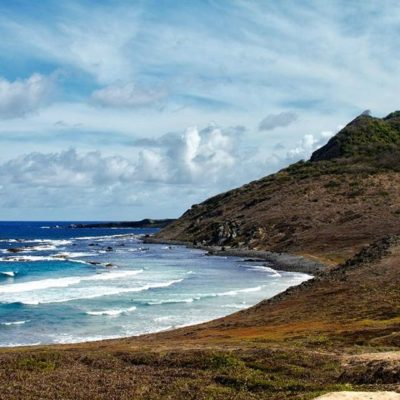
#> input picture aula10-08 Seam_carving/paisagem.jpg, 400 x 400 px
$ jupyter execute --allow-errors seam_carving.ipynb   (older library calls are emulated)
#> lines starting #> are read from the running program, lines starting #| are printed output that depends on the picture
[cell 1]
import cv2
import numpy as np
import matplotlib.pyplot as plt
# from sklearn.metrics import mean_squared_error
# from mpl_toolkits import mplot3d

### Lendo a imagem

[cell 2]
imagem = cv2.imread('paisagem.jpg', 0)
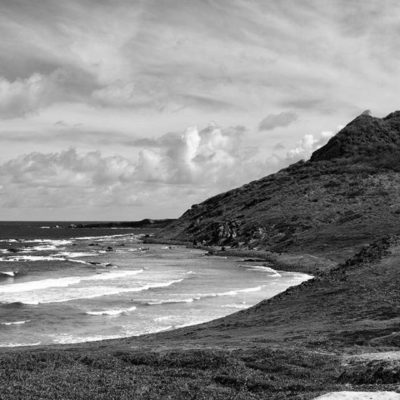
#> imagem: shape (400, 400); min 0, max 255, mean 137.1
plt.imshow(imagem, 'gray');
plt.show()

[cell 3]
meio = imagem.shape[0], imagem.shape[1]
#> meio = (400, 400)
meio
#> Out = (400, 400)

[cell 4]
2//2

[cell 5]
def rotate(image, angle):
    # grab the dimensions of the image and then determine the
    # center
    altura = image.shape[0]
    largura = image.shape[1]

    x_center = int(largura/2)
    y_center = int(altura/2)


    # grab the rotation matrix (applying the negative of the
    # angle to rotate clockwise), then grab the sine and cosine
    # (i.e., the rotation components of the matrix)
    M = cv2.getRotationMatrix2D((x_center, y_center), angle, 1.0)
    cos = np.abs(M[0, 0])
    sin = np.abs(M[0, 1])

    # compute the new bounding dimensions of the image
    nW = int((altura * sin) + (largura * cos))
    nH = int((altura * cos) + (largura * sin))

    # adjust the rotation matrix to take into account translation
    M[0, 2] += (nW / 2) - x_center
    M[1, 2] += (nH / 2) - y_center

    # perform the actual rotation and return the image
    return cv2.warpAffine(image, M, (nW, nH))

[cell 6]
new_i = imagem[:,:-100]
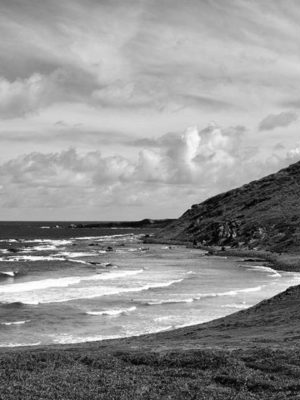
#> new_i: shape (400, 300); min 0, max 255, mean 146.8
neew = rotate(new_i, 90)
#> in rotate, `return cv2.warpAffine(image, M, (nW, nH))`:
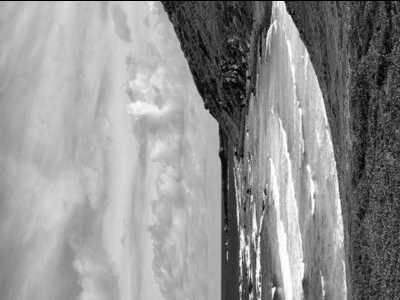
#> returned value: shape (300, 400); min 0, max 255, mean 146.3
plt.imshow(rotate(neew, 0), 'gray');

### Pegar a matriz de energia

[cell 7]
def get_mat_energy(im):

    ddepth = cv2.CV_32F
    x = cv2.Sobel(im, ddepth, 1, 0)
    y = cv2.Sobel(im, ddepth, 0, 1)
    x_abs = cv2.convertScaleAbs(x)
    y_abs = cv2.convertScaleAbs(y)
    mat_energy = cv2.addWeighted(x_abs, 0.5, y_abs, 0.5, 0)

    return mat_energy

plt.imshow(get_mat_energy(imagem), 'gray');
#> in get_mat_energy, `x = cv2.Sobel(im, ddepth, 1, 0)`:
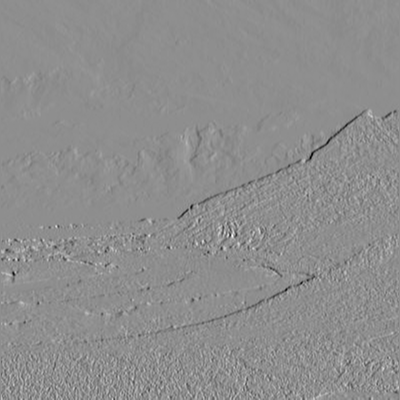
#> x: shape (400, 400) float32; min -681, max 540, mean -0.8; drawn with min black and max white
#> in get_mat_energy, `y = cv2.Sobel(im, ddepth, 0, 1)`:
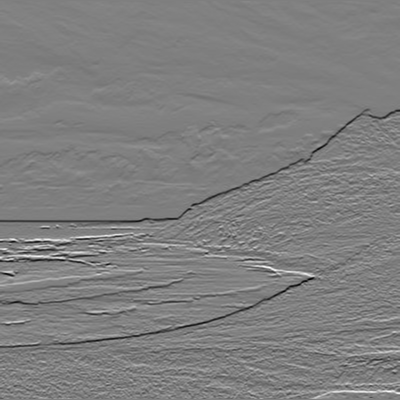
#> y: shape (400, 400) float32; min -789, max 788, mean -1.2; drawn with min black and max white
#> in get_mat_energy, `x_abs = cv2.convertScaleAbs(x)`:
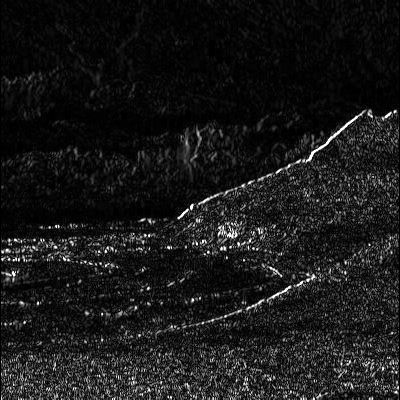
#> x_abs: shape (400, 400); min 0, max 255, mean 25.1
#> in get_mat_energy, `y_abs = cv2.convertScaleAbs(y)`:
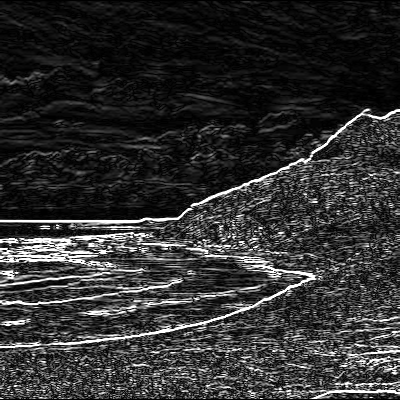
#> y_abs: shape (400, 400); min 0, max 255, mean 48
#> in get_mat_energy, `mat_energy = cv2.addWeighted(x_abs, 0.5, y_abs, 0.5, 0)`:
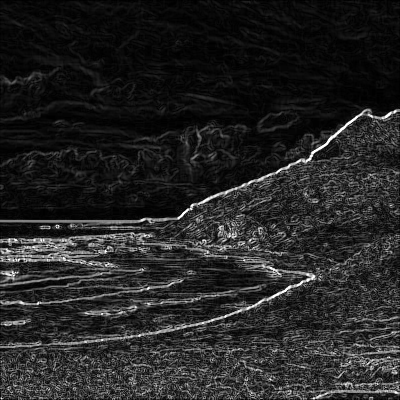
#> mat_energy: shape (400, 400); min 0, max 255, mean 36.6

[cell 8]
plt.imshow(imagem, 'gray');

[cell 9]
imagem.shape
#> Out = (400, 400)

[cell 10]
imagem = imagem[:,0:200]
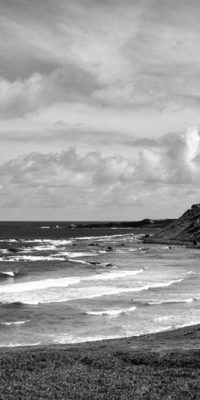
#> imagem: shape (400, 200); min 0, max 255, mean 154.1

#> (a cell that did not finish here is left out)

#> (a cell that did not finish here is left out)

#> (a cell that did not finish here is left out)

#> (a cell that did not finish here is left out)

[cell 15]
altura = imagem.shape[0]
#> altura = 400
largura = imagem.shape[1]
#> largura = 200

new = np.zeros((altura, largura+50))
new[:altura , :largura] = imagem.copy()
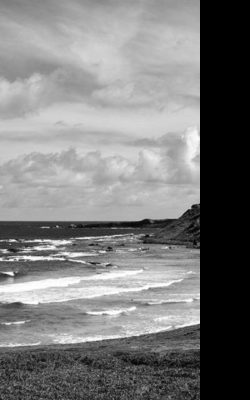
#> new: shape (400, 250) float64; min 0, max 255, mean 123.3
plt.imshow(new, 'gray');
print(new.shape)
#| (400, 250)

[cell 16]
# [52 lines left out: function seam_dimimuir, not called in this run]

[cell 17]
# [7 lines left out: function seam_carving_diminuir_largura, not called in this run]

[cell 18]
imagem = cv2.imread('paisagem.jpg', 0)

cv2.namedWindow('image',cv2.WINDOW_NORMAL)
# cv2.createTrackbar('altura','image', 1, 2, seam_carving_altura)
# cv2.createTrackbar('diminuir em metade altura','image', 0, 1, seam_carving_diminuir_altura)
cv2.createTrackbar('diminuir em metade largura','image', 0, 1, seam_carving_diminuir_largura)
cv2.imshow('image',imagem)

while(1):
    k = cv2.waitKey(1) & 0xFF
#> (key Esc is pressed here)
